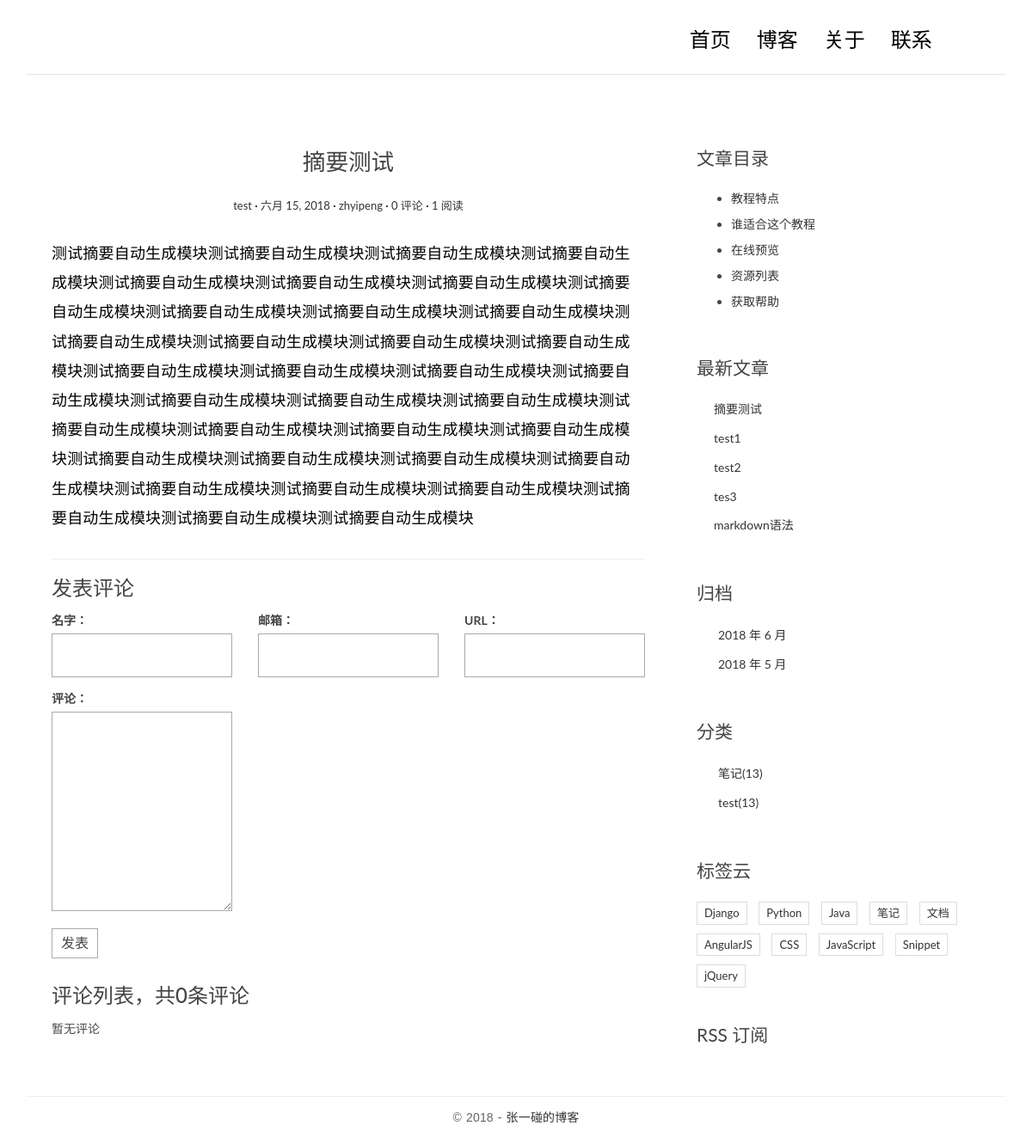
The app's page /post/4/ with its own data.
### blog/models.py (models this page shows, shortened)
@python_2_unicode_compatible
class Post(models.Model):
    title = models.CharField(max_length=100)
    body = models.TextField()
    created_time = models.DateField()
    modified_time = models.DateField()
    excerpt = models.CharField(max_length=200, blank=True)
    category = models.ForeignKey(Category, on_delete=models.CASCADE)
    tag = models.ManyToManyField(Tag, blank=True)
    author = models.ForeignKey(User, on_delete=models.CASCADE)
    views = models.PositiveIntegerField(default=0)
    def increase_views(self):
        self.views += 1
        self.save(update_fields=['views'])
    def get_absolute_url(self):
        return reverse('blog:detail', kwargs={'pk': self.pk})
    def save(self, *args, **kwargs):
        if not self.excerpt:
            md = markdown.Markdown(extensions=[
                'markdown.extensions.extra',
                'markdown.extensions.codehilite',
            ])
            self.excerpt = strip_tags(md.convert(self.body))[:54]
        super(Post, self).save(*args, **kwargs)
    class Meta:
        ordering = ['-created_time']

class Category(models.Model):
    name = models.CharField(max_length=100)

### blog/views.py (the view)
# urls.py: url(r'^post/(?P<pk>[0-9]+)/$', views.PostDetailView.as_view(), name='detail'),
class PostDetailView(DetailView):
    model = Post
    template_name = 'blog/detail.html'
    context_object_name = 'post'
    def get(self, request, *args, **kwargs):
        response = super(PostDetailView, self).get(request, *args, **kwargs)
        self.object.increase_views()
        return response
    def get_object(self, queryset=None):
        post = super(PostDetailView, self).get_object(queryset=None)
        post.body = markdown.markdown(post.body, extensions=[
            'markdown.extensions.extra',
            'markdown.extensions.codehilite',
            'markdown.extensions.toc',
        ])
        return post
    def get_context_data(self, **kwargs):
        context = super(PostDetailView, self).get_context_data(**kwargs)
        form = CommentForm()
        comment_list = self.object.comment_set.all()
        context.update({
            'form': form,
            'comment_list': comment_list
        })
        return context

### comments/forms.py
class CommentForm(forms.ModelForm):
    class Meta:
        model = Comment
        fields = ['name', 'email', 'url', 'text']

### blog/templatetags/blog_tags.py (called while the page is built)
@register.simple_tag()
def get_recent_posts(num=5):
    return Post.objects.all().order_by('-created_time')[:num]

@register.simple_tag()
def archives():
    return Post.objects.dates('created_time', 'month', order='DESC')

@register.simple_tag()
def get_categories():
    return Category.objects.all()

### templates/blog/detail.html (shortened to what this page needs)
{% extends 'base.html' %}
{% block main %}
    <article class="post post-{{ post.pk }}">
      <header class="entry-header">
        <h1 class="entry-title">{{ post.title }}</h1>
        <div class="entry-meta">
            <span class="post-category"><a href="{% url 'blog:category' post.category.pk %}">{{ post.category.name }}</a></span>
            <span class="post-date"><a href="#"><time class="entry-date"
                                                datetime="{{ post.created_time }}">{{ post.created_time }}</time></a></span>
            <span class="post-author"><a href="#">{{ post.author }}</a></span>
            <span class="comments-link"><a href="#"><span>{{ post.comment_set.count }}</span> 评论</a></span>
            <span class="views-count"><a href="#"><span>{{ post.views }}</span> 阅读</a></span>
        </div>
      </header>
      <div class="entry-content clearfix">
        {{ post.body|safe }}
      </div>
    </article>
    <section class="comment-area" id="comment-area">
        <hr>
        <h3>发表评论</h3>
        <form action="{% url 'comments:post_comment' post.pk %}" method="post" class="comment-form">
            <div class="row">
                <div class="col-md-4">
                    <label for="{{ form.name.id_for_label }}">名字：</label>
                    {{ form.name }}
                </div>
                <div class="col-md-4">
                    <label for="{{ form.email.id_for_label }}">邮箱：</label>
                    {{ form.email }}
                </div>
                <div class="col-md-4">
                    <label for="{{ form.url.id_for_label }}">URL：</label>
                    {{ form.url }}
                </div>
                <div class="col-md-4">
                    <label for="{{ form.text.id_for_label }}">评论：</label>
                    {{ form.text }}
                    <button type="submit" class="comment-btn">发表</button>
                </div>
            </div>
        </form>
        <div class="comment-list-panel">
            <h3>评论列表，共<span>{{ post.comment_set.count }}</span>条评论</h3>
            <ul class="comment-list list-unstyled">
                {% for comment in comment_list %}
                <li class="comment-item">
                    <span class="nickname">{{ comment.name }}</span>
                    <time class="submit-date">{{ comment.creat_time }}</time>
                    <div class="text">
                        {{ comment.text }}
                    </div>
                </li>
                {% empty %}
                暂无评论
                {% endfor %}
            </ul>
        </div>
    </section>
{% endblock main %}
{% block toc %}
    <div class="widget widget-content">
        <h3 class="widget-title">文章目录</h3>
        <ul>
            <li>
                <a href="#">教程特点</a>
            </li>
            <li>
                <a href="#">谁适合这个教程</a>
            </li>
            <li>
                <a href="#">在线预览</a>
            </li>
            <li>
                <a href="#">资源列表</a>
            </li>
            <li>
                <a href="#">获取帮助</a>
            </li>
        </ul>
    </div>
{% endblock toc %}

### templates/base.html (shortened to what this page needs)
{% load staticfiles %}
{% load blog_tags %}
<!DOCTYPE html>
<html>
<head>
    <link rel="stylesheet" href="http://code.ionicframework.com/ionicons/2.0.1/css/ionicons.min.css">
    <link rel="stylesheet" href="{% static 'blog/css/bootstrap.min.css' %}">
    <link rel="stylesheet" href="{% static 'blog/css/pace.css' %}">
    <link rel="stylesheet" href="{% static 'blog/css/custom.css' %}">
    <link rel="stylesheet" href="{% static 'blog/css/highlights/github.css' %}">
</head>
<body>
<div class="container">
    <header id="site-header">
        <div class="row">
            <div class="col-md-4 col-sm-5 col-xs-8">
            </div>
            <div class="col-md-8 col-sm-7 col-xs-4">
                <nav class="main-nav" role="navigation">
                    <div class="collapse navbar-collapse" id="bs-example-navbar-collapse-1">
                        <ul class="nav navbar-nav navbar-right">
                            <li class="cl-effect-11"><a href="{% url 'blog:index' %}" data-hover="首页">首页</a></li>
                            <li class="cl-effect-11"><a href="{% url 'blog:index' %}" data-hover="博客">博客</a></li>
                            <li class="cl-effect-11"><a href="blog/about.html" data-hover="关于">关于</a></li>
                            <li class="cl-effect-11"><a href="blog/contact.html" data-hover="联系">联系</a></li>
                        </ul>
                    </div>
                </nav>
            </div>
        </div>
    </header>
</div>
<div class="content-body">
    <div class="container">
        <div class="row">
            <main class="col-md-8">
                {% block main %}
                {% endblock main %}
            </main>
            <aside class="col-md-4">
                {% block toc %}
                {% endblock toc %}
                <div class="widget widget-recent-posts">
                    <h3 class="widget-title">最新文章</h3>
                    {% get_recent_posts as recent_post_list %}
                    <ul>
                        {% for post in recent_post_list %}
                        <li>
                            <a href="{{ post.get_absolute_url }}">{{ post.title }}</a>
                        </li>
                        {% empty %}
                        暂无文章！
                        {% endfor %}
                    </ul>
                </div>
                <div class="widget widget-archives">
                    <h3 class="widget-title">归档</h3>
                    {% archives as date_list %}
                    <ul>
                        {% for date in date_list %}
                        <li>
                            <a href="{% url 'blog:archives' date.year date.month %}">{{ date.year }} 年 {{ date.month }} 月</a>
                        </li>
                        {% empty %}
                        暂无归档！
                        {% endfor %}
                    </ul>
                </div>
                <div class="widget widget-category">
                    <h3 class="widget-title">分类</h3>
                    {% get_categories as category_list %}
                    <ul>
                        {% for category in category_list %}
                        <li>
                            <a href="{% url 'blog:category' category.pk %}">{{ category.name }}<span class="post-count">(13)</span></a>
                        </li>
                        {% empty %}
                        暂无分类！
                        {% endfor %}
                    </ul>
                </div>
                <div class="widget widget-tag-cloud">
                    <h3 class="widget-title">标签云</h3>
                    <ul>
                        <li>
                            <a href="#">Django</a>
                        </li>
                        <li>
                            <a href="#">Python</a>
                        </li>
                        <li>
                            <a href="#">Java</a>
                        </li>
                        <li>
                            <a href="#">笔记</a>
                        </li>
                        <li>
                            <a href="#">文档</a>
                        </li>
                        <li>
                            <a href="#">AngularJS</a>
                        </li>
                        <li>
                            <a href="#">CSS</a>
                        </li>
                        <li>
                            <a href="#">JavaScript</a>
                        </li>
                        <li>
                            <a href="#">Snippet</a>
                        </li>
                        <li>
                            <a href="#">jQuery</a>
                        </li>
                    </ul>
                </div>
                <div class="rss">
                    <a href=""> RSS 订阅</a>
                </div>
            </aside>
        </div>
    </div>
</div>
<footer id="site-footer">
    <div class="container">
        <div class="row">
            <div class="col-md-12">
                <p class="copyright">&copy 2018 - <a href="http://zhyipeng.pythonanywhere.com" title="张一碰的博客" target="_blank">张一碰的博客</a>
                </p>
            </div>
        </div>
    </div>
</footer>
</body>
</html>

### blog/static/blog/css/custom.css (style rules this page uses)
* { outline: none; }
h1, h2, h3, h4, h5, h6 { margin-top: 0; }
a { color: #333; }
body { color: #444; font-family: 'Lato', sans-serif; }
p { font-family: 'Ubuntu', sans-serif; font-weight: 400; word-spacing: 1px; letter-spacing: 0.01em; }
#site-header { background-color: #FFF; padding: 25px 20px; margin-bottom: 40px; border-bottom: 1px solid #e7e7e7; }
.main-nav { margin-top: 11px; max-width: 95%; }
.main-nav a { color: #000000 !important; padding: 0 0 5px 0 !important; margin-right: 30px; font-family: 'Lato', sans-serif; font-weight: 300; font-size: 24px; }
.cl-effect-11 a { padding: 10px 0; color: #0972b4; text-shadow: none; }
.cl-effect-11 a::before { position: absolute; top: 0; left: 0; overflow: hidden; padding: 0 0 5px 0 !important; max-width: 0; border-bottom: 1px solid #000; color: #000; content: attr(data-hover); white-space: nowrap; -webkit-transition: max-width 0.5s; -moz-transition: max-width 0.5s; transition: max-width 0.5s; }
.content-body { padding-bottom: 4em; }
.post { background: #fff; padding: 30px 30px 0; }
.entry-title { text-align: center; font-size: 1.9em; margin-bottom: 20px; line-height: 1.6; padding: 10px 20px 0; }
.entry-meta { text-align: center; color: #DDDDDD; font-size: 13px; margin-bottom: 30px; }
.entry-content { font-size: 18px; line-height: 1.9; font-weight: 300; color: #000; }
.post-category::after, .post-date::after, .post-author::after, .comments-link::after { content: ' ·'; color: #000; }
.widget { background: #fff; padding: 30px 0 0; }
.widget-title { font-size: 1.5em; margin-bottom: 20px; line-height: 1.6; padding: 10px 0 0; font-weight: 400; }
.widget-recent-posts ul { padding: 0; margin: 0; padding-left: 20px; }
.widget-recent-posts ul li { list-style-type: none; position: relative; line-height: 170%; margin-bottom: 10px; }
.widget-recent-posts ul li::before { content: '\f3d3'; font-family: "Ionicons"; position: absolute; left: -17px; top: 3px; font-size: 16px; color: #000; }
.widget-archives ul { padding: 0; margin: 0; padding-left: 25px; }
.widget-archives ul li { list-style-type: none; position: relative; line-height: 170%; margin-bottom: 10px; }
.widget-archives ul li::before { content: '\f3f3'; font-family: "Ionicons"; position: absolute; left: -25px; top: 1px; font-size: 16px; color: #000; }
.widget-category ul { padding: 0; margin: 0; padding-left: 25px; }
.widget-category ul li { list-style-type: none; position: relative; line-height: 170%; margin-bottom: 10px; }
.widget-category ul li::before { content: '\f3fe'; font-family: "Ionicons"; position: absolute; left: -25px; top: 1px; font-size: 18px; color: #000; }
.widget-tag-cloud ul { padding: 0; margin: 0; margin-right: -10px; }
.widget-tag-cloud ul li { list-style-type: none; font-size: 13px; display: inline-block; margin-right: 10px; margin-bottom: 10px; padding: 3px 8px; border: 1px solid #ddd; }
.widget-content ul li { margin-bottom: 10px; }
.rss { font-size: 21px; margin-top: 30px; }
.rss a { color: #444; }
#site-footer { padding-top: 10px; padding: 0 0 1.5em 0; }
.copyright { text-align: center; padding-top: 1em; margin: 0; border-top: 1px solid #eee; color: #666; }
.contact-form input, .comment-form input { border: 1px solid #aaa; margin-bottom: 15px; width: 100%; padding: 15px 15px; font-size: 16px; line-height: 100%; transition: 0.4s border-color linear; }
.contact-form textarea, .comment-form textarea { border: 1px solid #aaa; margin-bottom: 15px; width: 100%; padding: 15px 15px; font-size: 16px; line-height: 20px !important; min-height: 183px; transition: 0.4s border-color linear; }
.comment-area { padding: 0 30px 0; }
.comment-form { margin-top: 15px; }
.comment-form .comment-btn { background-color: #fff; border: 1px solid #aaa; font-size: 16px; padding: 5px 10px; }
.comment-list-panel { margin-top: 30px; }
.comment-list { margin-top: 15px; }

### records on screen
Post: title "摘要测试", category.name "test", created_time "六月 15, 2018", author "zhyipeng", comment_set.count "0", views "1", body "测试摘要自动生成模块测试摘要自动生成模块测试摘要自动生成模块测试摘要自动生成模块测试摘要自动生成模块测试摘要自动生成模块测试摘要自动生成模块测试摘要自动生成模块测试摘要自动生成模块测试摘要自动生成模块测试摘要自动生成模块测试摘要自动生成模块测试摘要自动生成模块测试摘要自动生成模块测试摘要自动生成模块测试摘要自动生成模块测试摘要自动生成模块测试摘要自动生成模块测试摘要自动生成模块测试摘要自动生成模块测试摘要自动生成模块测试摘要自动生成模块测试摘要自动生成模块测试摘要自动生成模块测试摘要自动生成模块测试摘要自动生成模块测试摘要自动生成模块测试摘要自动生成模块测试摘要自动生成模块测试摘要自动生成模块测试摘要自动生成模块测试摘要自动生成模块测试摘要自动生成模块测试摘要自动生成模块测试摘要自动生成模块测试摘要自动生成模块"
Post: title "test1"
Post: title "test2"
Post: title "tes3"
Post: title "markdown语法"
Category: name "笔记"
Category: name "test"

### other values on screen
{{ date.year }} "2018" "2018"
{{ date.month }} "6" "5"
